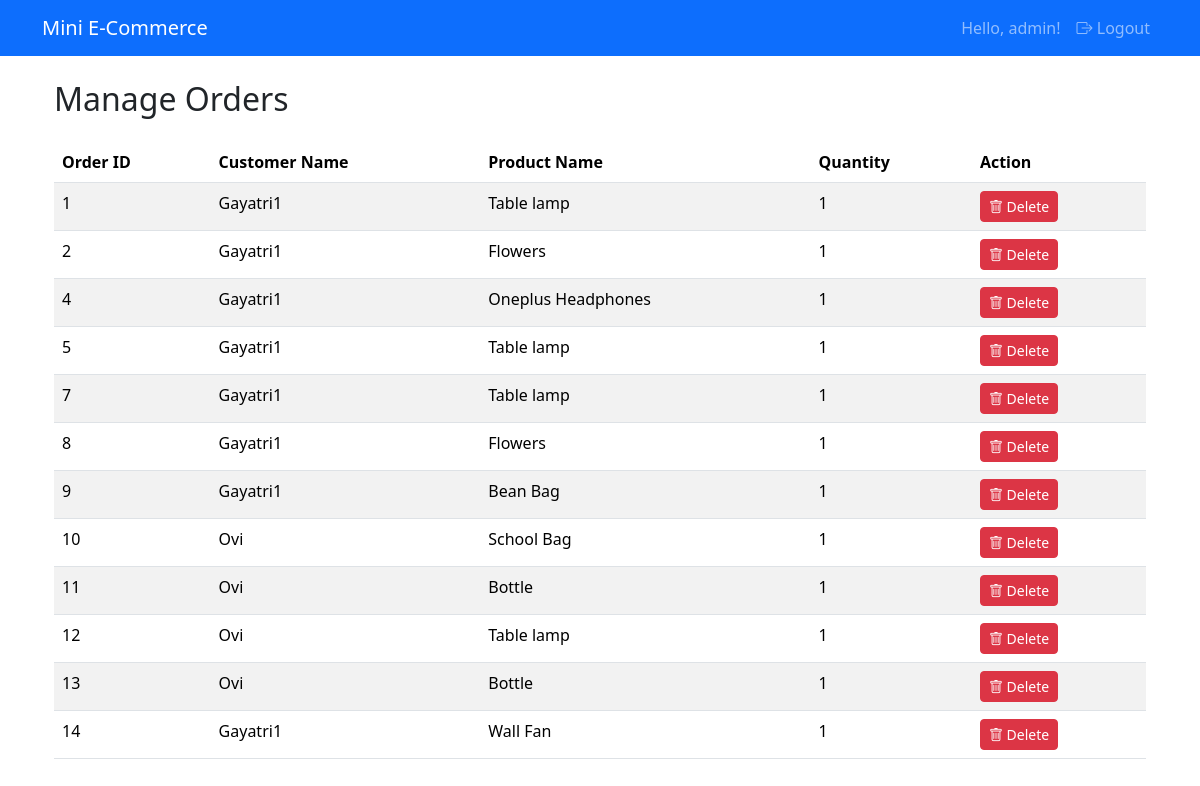
The page /orders/all (signed in) on the database its author committed.
### routes/users/users.py (models this page shows, shortened)
class User(db.Model):
    id = db.Column(db.Integer, primary_key=True)
    username = db.Column(db.String(100), nullable=False, unique=True)
    email = db.Column(db.String(100), nullable=False, unique=True)
    password = db.Column(db.String(200), nullable=False)
    role = db.Column(db.String(20), nullable=False, default="customer")

### routes/products/products.py (models this page shows)
class Product(db.Model):
    id = db.Column(db.Integer, primary_key=True)
    name = db.Column(db.String(100), nullable=False)
    price = db.Column(db.Float, nullable=False)
    stock = db.Column(db.Integer, nullable=False)
    seller_id = db.Column(db.Integer, nullable=False)

### routes/orders/orders.py (the view)
@orders_bp.route("/all")
@login_required
def all_orders():
    if current_user.role != "admin":
        flash("Access denied!", "danger")
        return redirect(url_for("users.login"))
    from routes.users.users import User
    orders = Order.query.all()
    order_list = []
    for o in orders:
        customer = User.query.get(o.customer_id)
        product = Product.query.get(o.product_id)
        order_list.append({
            "id": o.id,
            "customer_name": customer.username if customer else "Unknown",
            "product_name": product.name if product else "Unknown",
            "quantity": o.quantity
        })
    return render_template("orders/admin_orders.html", orders=order_list)

### app.py (called while the page is built)
@login_manager.user_loader
def load_user(user_id):
    from routes.users.users import User
    return User.query.get(int(user_id))

### templates/orders/admin_orders.html
{% extends "base.html" %}
{% block content %}
<div class="container mt-4">
  <h2 class="mb-4">Manage Orders</h2>
  <table class="table table-striped">
    <thead>
      <tr>
        <th>Order ID</th>
        <th>Customer Name</th>
        <th>Product Name</th>
        <th>Quantity</th>
        <th>Action</th>
      </tr>
    </thead>
    <tbody>
      {% for order in orders %}
      <tr>
        <td>{{ order.id }}</td>
        <td>{{ order.customer_name }}</td>
        <td>{{ order.product_name }}</td>
        <td>{{ order.quantity }}</td>
        <td>
          <a href="{{ url_for('orders.delete_order', order_id=order.id) }}"
             class="btn btn-danger btn-sm">
             <i class="bi bi-trash"></i> Delete
          </a>
        </td>
      </tr>
      {% endfor %}
    </tbody>
  </table>
</div>
{% endblock %}

### templates/base.html (shortened to what this page needs)
<!DOCTYPE html>
<html lang="en">
<head>
    <link href="https://cdn.jsdelivr.net/npm/bootstrap@5.3.2/dist/css/bootstrap.min.css" rel="stylesheet">
    <link href="https://cdn.jsdelivr.net/npm/bootstrap-icons@1.10.5/font/bootstrap-icons.css" rel="stylesheet">
</head>
<body>
    <nav class="navbar navbar-expand-lg navbar-dark bg-primary">
        <div class="container">
            <a class="navbar-brand" href="{{ url_for('home') }}">Mini E-Commerce</a>
            <div class="collapse navbar-collapse" id="navbarNav">
                <ul class="navbar-nav ms-auto">
                    {% if current_user.is_authenticated %}
                        <li class="nav-item">
                            <span class="nav-link">Hello, {{ current_user.username }}!</span>
                        </li>
                        <li class="nav-item">
                            <a class="nav-link btn btn-outline-light btn-sm" href="{{ url_for('users.logout') }}">
                                <i class="bi bi-box-arrow-right"></i> Logout
                            </a>
                        </li>
                    {% endif %}
                </ul>
            </div>
        </div>
    </nav>
    <div class="container mt-4">
        {% block content %}{% endblock %}
    </div>
</body>
</html>

### rows shown on the page
User: username "admin"
User: customer_name "Gayatri1" "Gayatri1" "Gayatri1" "Gayatri1" "Gayatri1" "Gayatri1" "Gayatri1" "Gayatri1"
Product: product_name "Table lamp" "Table lamp" "Table lamp" "Table lamp"
Product: product_name "Flowers" "Flowers"
Product: product_name "Oneplus Headphones"
Product: product_name "Bean Bag"
User: customer_name "Ovi" "Ovi" "Ovi" "Ovi"
Product: product_name "School Bag"
Product: product_name "Bottle" "Bottle"
Product: product_name "Wall Fan"

### other values the page prints
{{ order.id }} "1" "2" "4" "5" "7" "8" "9" "10" "11" "12" "13" "14"
{{ order.quantity }} "1" "1" "1" "1" "1" "1" "1" "1" "1" "1" "1" "1"
